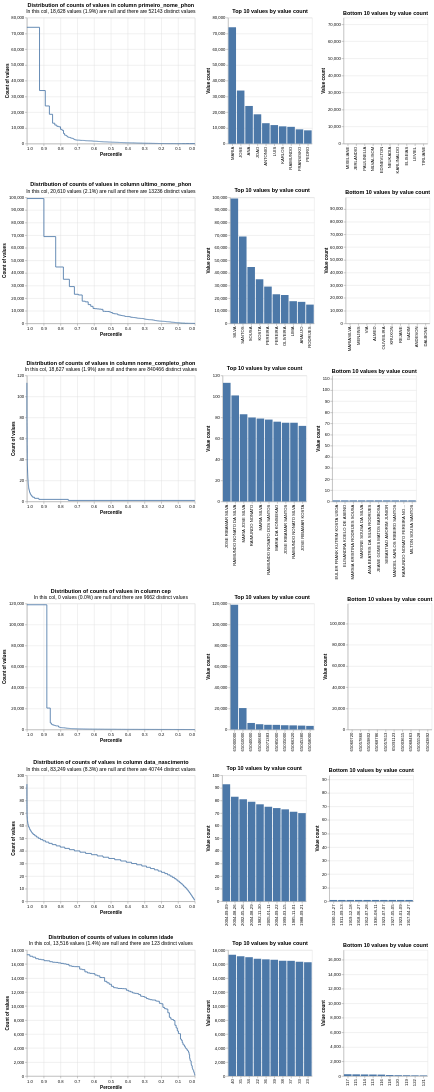

The notebook cell this image was saved under:
### Markdown cell above
## Exploração pré-modelo

Profile Splink das colunas de linkage e análise de blocking (cumulativo + maiores blocos).

### Code cell
from splink import block_on
from splink.blocking_analysis import cumulative_comparisons_to_be_scored_from_blocking_rules_chart
from splink.exploratory import profile_columns
from splink.blocking_analysis import n_largest_blocks
# Blocking rules — colunas completas (sem substr)
blocking_rules = [
    block_on('primeiro_nome_phon', 'ultimo_nome_phon'),
    block_on('ultimo_nome_phon', 'data_nascimento'),
    block_on('primeiro_nome_phon', 'data_nascimento'),
    block_on('cep', 'ultimo_nome_phon'),
    block_on('cep', 'primeiro_nome_phon'),    
]

profile_columns(
    con.execute(f'SELECT * FROM {analysis_table}').df(),
    db_api,
    column_expressions=[
        'primeiro_nome_phon', 'ultimo_nome_phon', 'nome_completo_phon',
        'cep', 'data_nascimento', 'idade',
    ],
)
